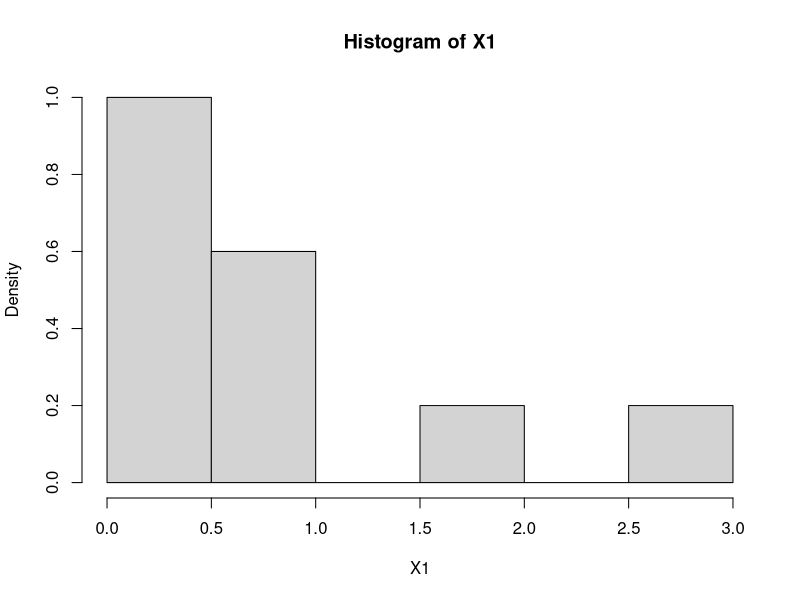
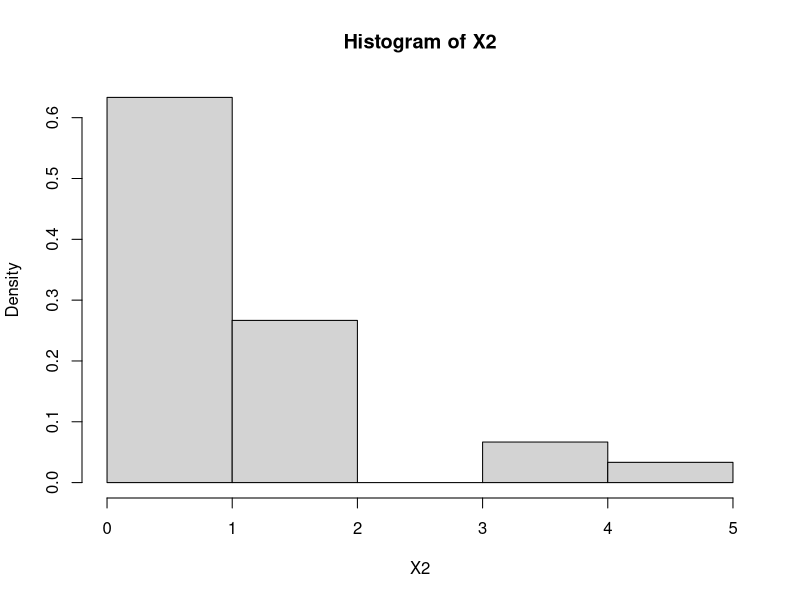
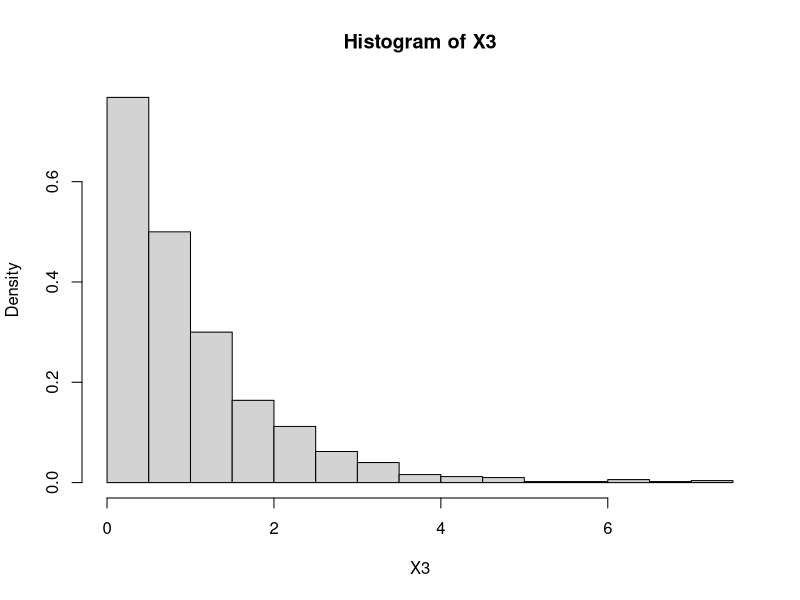

Generate these figures, in order, with R:
## ---- chunk 1
# Chargement des packages nécessaires

library(tidyverse)
library(MASS)
## ---- chunk 2

set.seed(1234)
X1 <- rexp(n=10)
X2 <- rexp(n=30)
X3 <- rexp(n=1000)
## ---- chunk 3
mX1 <- mean(X1)
mX2 <- mean(X2)
mX3 <- mean(X3)

## ---- chunk 4

hist(X1,freq=FALSE)
hist(X2,freq=FALSE)
hist(X3,freq=FALSE)

## ---- chunk 5

qX1 <- quantile(X1, 0.5)
qX2 <- quantile(X2, 0.5)
qX3 <- quantile(X3, 0.5)

## ---- chunk 6
library(MASS)
data(quine)
